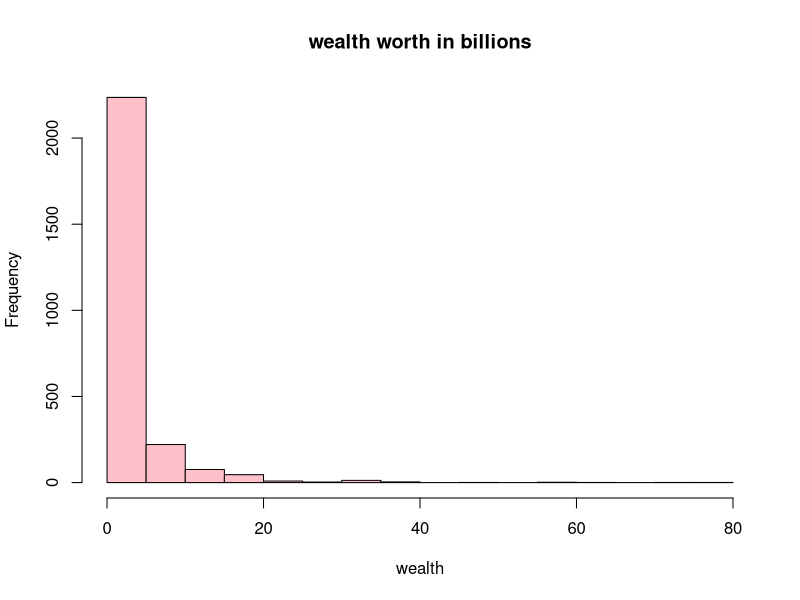
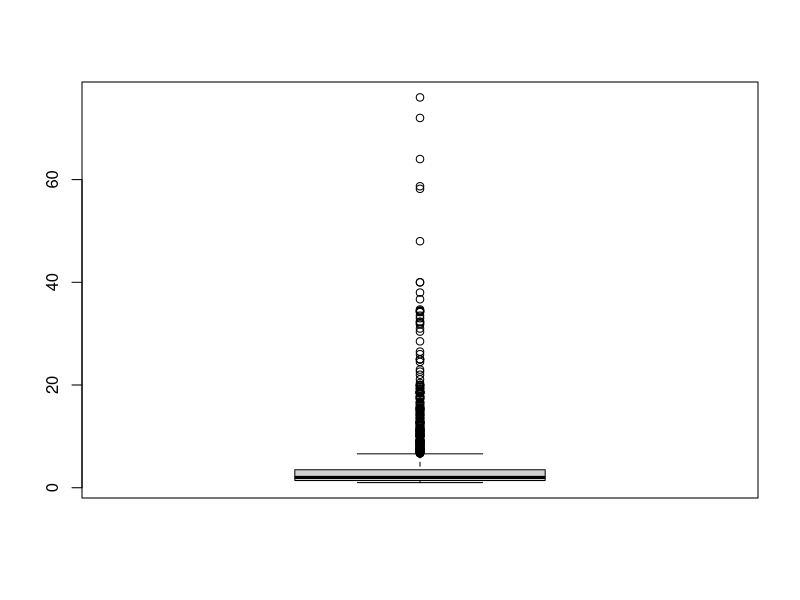
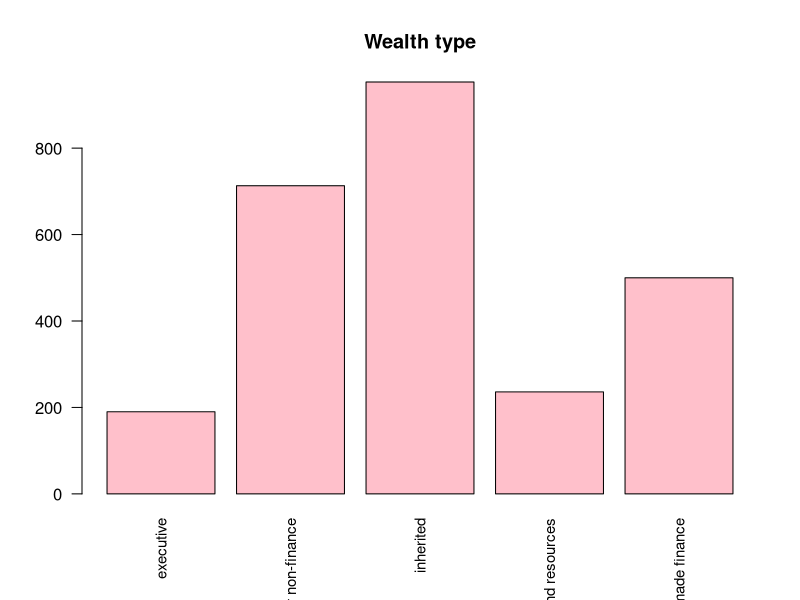
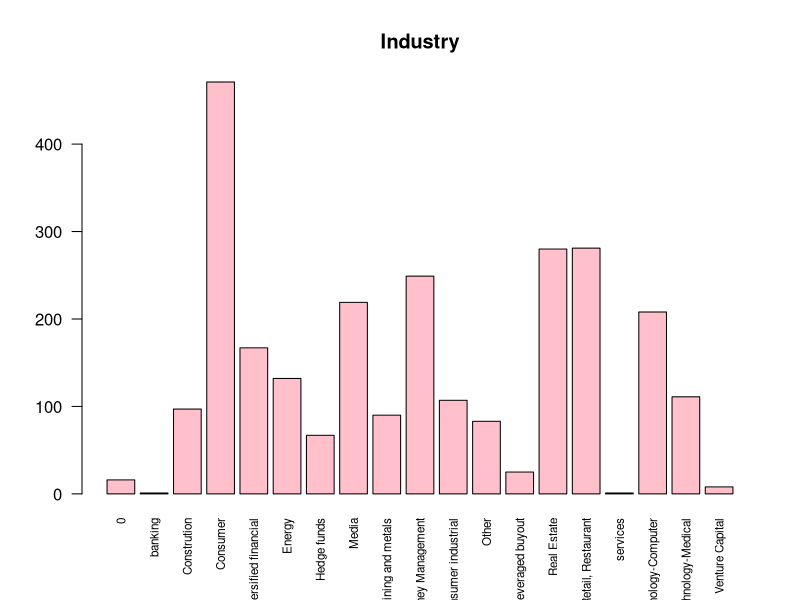
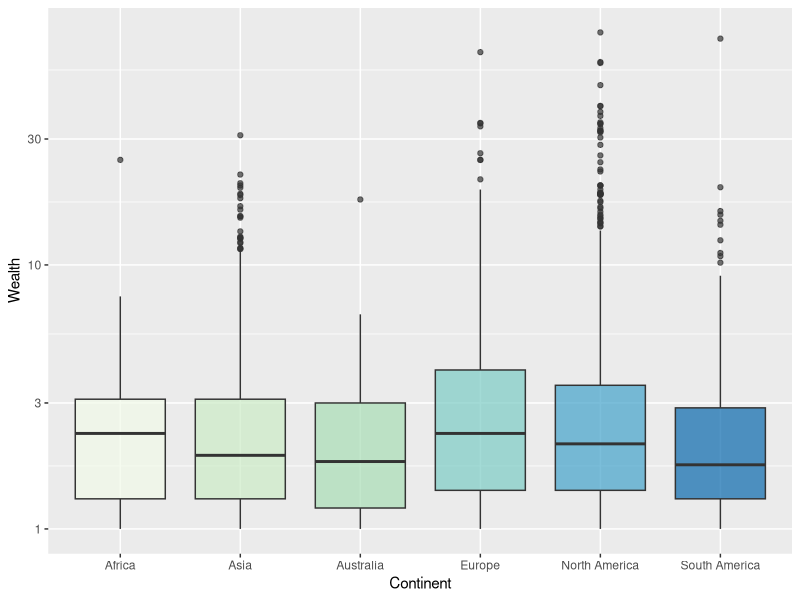
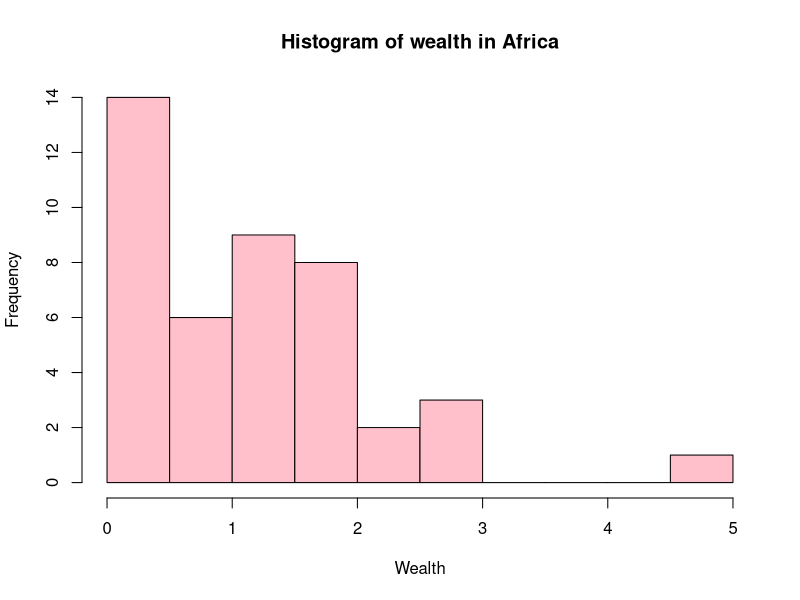
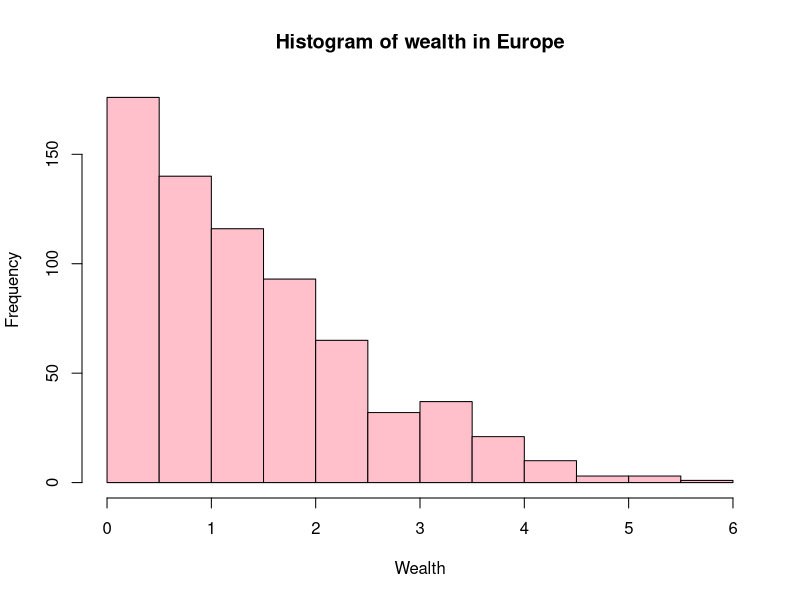
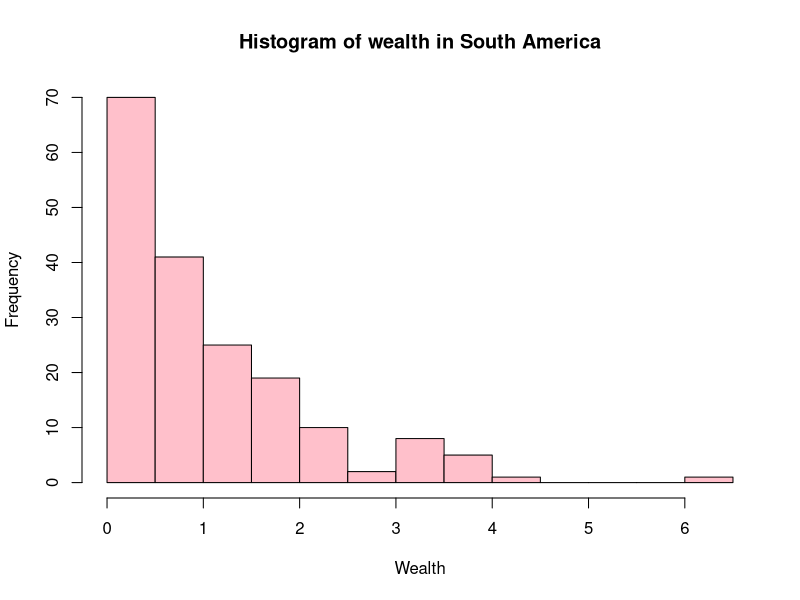

Write R code to recreate these figures, in order.
## ---- chunk 1
knitr::opts_chunk$set(echo = TRUE)
## ---- chunk 2
library("readxl")
library(tidyverse)
library(dplyr)
library(fastDummies)

## ---- chunk 3
# Učitavanje podataka iz excel datoteke
# Promijeniti path u put do datoteke s podacima
bill_data <- read_excel("billionaires.xlsx")
## ---- chunk 4
dim(bill_data) # dimenzije: 2614 redaka i 22 stupaca
names(bill_data) # imena stupaca
view(bill_data)

# klase pojedinih stupaca
sapply(bill_data, class)

# klasa tablice
class(bill_data) 
# zaključak: bill_data podaci su dobro učitani
## ---- chunk 5
# Pomoćna funkcija za izbacivanje stršećih vrijednosti
remove_outliers <- function(data, data_column) {
  quartiles <- quantile(data_column, probs=c(.25, .75), na.rm = FALSE)
  IQR <- IQR(data_column)
  Lower <- quartiles[1] - 1.5*IQR
  Upper <- quartiles[2] + 1.5*IQR 
  
  return(subset(data, data_column >= Lower & data_column <= Upper))
}

cat('\n Dimenzija podataka: ', dim(bill_data))
## ---- chunk 6
for (col_name in names(bill_data)){
  if (sum(is.na(bill_data[,col_name])) > 0){
    cat('Ukupno nedostajućih vrijednosti za varijablu'
        ,col_name, ': ', sum(is.na(bill_data[,col_name])),'\n')
  }
}

## ---- chunk 7

hist(bill_data$`wealth.worth in billions` ,main='wealth worth in billions', xlab='wealth', ylab='Frequency', col="pink")

boxplot(bill_data$`wealth.worth in billions`)
summary(bill_data$`wealth.worth in billions`)

## ---- chunk 8

barplot(table(bill_data$wealth.type),las=2,cex.names=.9,main='Wealth type',col="pink")
barplot(table(bill_data$wealth.how.industry),las=2,cex.names=.7,main='Industry',col="pink")
print('Podjela po spolu: ')
table(bill_data$demographics.gender)

## ---- chunk 9
levels(factor(bill_data$location.region))
## ---- chunk 10
# is.na ce nam vratiti logical vektor koji ima TRUE na mjestima gdje ima NA:
sum(is.na(bill_data$location.region)) 
 

## ---- chunk 11
table(bill_data$location.region)



## ---- chunk 12


bill_data$location.citizenship[bill_data$location.region == "Middle East/North Africa"]

## ---- chunk 13
bill_data_copy = data.frame(bill_data)
tracemem(bill_data)==tracemem(bill_data_copy)
untracemem(bill_data_copy)
untracemem(bill_data_copy)
## ---- chunk 14
# Združimo Europu
for (column_name in c("Europe")){
  bill_data_copy$location.region[bill_data_copy$location.region == column_name] = "Europe";
}

# Združimo Afriku
for (column_name in c("Lebanon","Egypt","Morocco","Algeria")){
  bill_data_copy$location.region[bill_data_copy$location.citizenship == column_name] = "Africa";
}

for (column_name in c("Sub-Saharan Africa")){
  bill_data_copy$location.region[bill_data_copy$location.region == column_name] = "Africa";
}

# združimo Sjevernu Ameriku
for (column_name in c("North America")){
  bill_data_copy$location.region[bill_data_copy$location.region == column_name] = "North America";
}

# Združimo Južnu Ameriku
for (column_name in c("Latin America")){
  bill_data_copy$location.region[bill_data_copy$location.region == column_name] = "South America";
}

# Združimo Aziju
for (column_name in c("East Asia","South Asia")){
  bill_data_copy$location.region[bill_data_copy$location.region == column_name] = "Asia";
}
for (column_name in c("Saudi Arabia","Kuwait","United Arab Emirates","Israel","Turkey","Oman","Bahrain")){
  bill_data_copy$location.region[bill_data_copy$location.citizenship == column_name] = "Asia";
}

#Združimo Australiju
for (column_name in c("Australia")){
  bill_data_copy$location.region[bill_data_copy$location.citizenship == column_name] = "Australia";
}


bill_data_copy

## ---- chunk 15
tbl = table(bill_data_copy$location.region)
print(tbl)

## ---- chunk 16
df <- data.frame(continent=c("Europe", "Asia", "Africa","North America","South America", "Australia"),
                continent_frequency=c(697, 699, 43, 959, 182, 33))
head(df)
## ---- chunk 17

# Barplot
#p<-ggplot(data=df, aes(x=continent, y=continent_frequency), col="pink") +
#  geom_bar(stat="identity")
#p


box_edu <- ggplot(bill_data_copy %>% filter(!location.region=="0"), aes(x=location.region, y= wealth.worth.in.billions, fill=location.region)) +
    geom_boxplot(alpha=0.7, ) + scale_y_log10() +
    theme(legend.position="none") + labs(x="Continent",y="Wealth")+
    scale_fill_brewer(name="Continent",palette="GnBu")
box_edu

## ---- chunk 18

# TODO: zakomentiraj ovu liniju ako ne želimo logaritmirati cijenu

wealth <- log(bill_data_copy$wealth.worth.in.billions, 2)

require(nortest)
lillie.test(wealth)

lillie.test(wealth[bill_data_copy$location.region=='Africa'])
lillie.test(wealth[bill_data_copy$location.region=='Europe'])
lillie.test(wealth[bill_data_copy$location.region=='South America'])
lillie.test(wealth[bill_data_copy$location.region=='North America'])
lillie.test(wealth[bill_data_copy$location.region=='Asia'])
lillie.test(wealth[bill_data_copy$location.region=='Australia'])


hist(wealth[bill_data_copy$location.region=='Africa'], main = "Histogram of wealth in Africa", xlab="Wealth", col= "pink")
hist(wealth[bill_data_copy$location.region=='Europe'], main = "Histogram of wealth in Europe", xlab="Wealth", col= "pink")
hist(wealth[bill_data_copy$location.region=='South America'], main = "Histogram of wealth in South America", xlab="Wealth", col= "pink")
hist(wealth[bill_data_copy$location.region=='North America'], main = "Histogram of wealth in North America", xlab="Wealth", col= "pink")
hist(wealth[bill_data_copy$location.region=='Asia'], main = "Histogram of wealth in Asia", xlab="Wealth", col= "pink")
hist(wealth[bill_data_copy$location.region=='Australia'], main = "Histogram of wealth in Australia", xlab="Wealth", col= "pink")

## ---- chunk 19

# Testiranje homogenosti varijance uzoraka Bartlettovim testom
bill_data_copy2= bill_data_copy%>% filter(!location.region=="0")
wealth2 <- log(bill_data_copy2$wealth.worth.in.billions, 2)
bartlett.test(wealth2 ~ bill_data_copy2$location.region )


var((wealth[bill_data_copy$location.region=='Africa']))
var((wealth[bill_data_copy$location.region=='Asia']))
var((wealth[bill_data_copy$location.region=='Europe']))
var((wealth[bill_data_copy$location.region=='North America']))
var((wealth[bill_data_copy$location.region=='South America']))
var((wealth[bill_data_copy$location.region=='Australia']))

## ---- chunk 20

# Graficki prikaz podataka
boxplot(wealth2 ~ bill_data_copy2$location.region, xlab="Continent", ylab="Wealth", col= "pink")

## ---- chunk 21

mean_all= mean(bill_data_copy2$wealth.worth.in.billions)
mean_all
mean_by_continent <- bill_data_copy2 %>% 
  group_by(location.region) %>% 
  summarize(mean_continent = mean(wealth.worth.in.billions))
mean_by_continent


## ---- chunk 22

# Alternativa ANOVI - Kruskal - Wallis test

kruskal.test(bill_data_copy2$wealth.worth.in.billions ~ bill_data_copy2$location.region)


## ---- chunk 23
inherited = bill_data[bill_data$wealth.how.inherited!="not inherited",]
non_inherited = bill_data[bill_data$wealth.how.inherited=="not inherited",]
## ---- chunk 24
inherited_mean = mean(inherited$`wealth.worth in billions`)
print(inherited_mean)

non_inherited_mean = mean(non_inherited$`wealth.worth in billions`)
print(non_inherited_mean)

## ---- chunk 25
hist(inherited$`wealth.worth in billions`, breaks = 20)
boxplot(inherited$`wealth.worth in billions`)

hist(non_inherited$`wealth.worth in billions`, breaks = 20)
boxplot(non_inherited$`wealth.worth in billions`)
## ---- chunk 26
qqnorm(inherited$`wealth.worth in billions`, pch = 1, frame = FALSE,main='Inherited')
qqline(inherited$`wealth.worth in billions`, col = "blue", lwd = 2)

qqnorm(non_inherited$`wealth.worth in billions`, pch = 1, frame = FALSE,main='Non inherited')
qqline(non_inherited$`wealth.worth in billions`, col = "red", lwd = 2)

## ---- chunk 27
ks.test(inherited$`wealth.worth in billions`, y="pnorm")
ks.test(non_inherited$`wealth.worth in billions`, y="pnorm")
## ---- chunk 28
 
wilcox.test(inherited_mean, non_inherited_mean, alt = "greater")

## ---- chunk 29
exclude_cols = c("name", "company.name", "rank", "location.gdp", "location.country code", "location.citizenship", "wealth.how.from emerging", "wealth.how.was founder", "wealth.how.was political", "company.sector")

bill_data_clean <- bill_data %>% select(-one_of(exclude_cols)) %>% arrange(year)

bill_data_clean[["company.relationship"]] <- tolower(bill_data_clean[["company.relationship"]] )

bill_data_clean <- bill_data_clean %>% filter(demographics.age > 0)
bill_data_clean <- bill_data_clean %>% filter(!location.region == "0")

# inflation rate $1.00 (1996) -> $1.51 (2014), +50.9%
# inflation rate $1.00 (2001) -> $1.34 (2014), +33.7%
bill_data_clean[bill_data_clean$year == "1996", "wealth.worth in billions"] <- bill_data_clean[bill_data_clean$year == "1996", "wealth.worth in billions"] * 1.509
bill_data_clean[bill_data_clean$year == "2001", "wealth.worth in billions"] <- bill_data_clean[bill_data_clean$year == "2001", "wealth.worth in billions"] * 1.337

# Iskoristili smo godinu da ažuriramo cijene (inflacija), sad ju odbacujemo
bill_data_clean <- bill_data_clean %>% select(., -year)

bill_data_clean$company.relationship <- gsub(".*\b(owner)\b.*", "owner", bill_data_clean$company.relationship)
bill_data_clean$company.relationship <- gsub(".*(ceo|chief executive officeor|chief executive officer|chief executive|exectuitve).*", "ceo", bill_data_clean$company.relationship)
bill_data_clean$company.relationship <- gsub(".*(founder).*", "founder", bill_data_clean$company.relationship)
bill_data_clean$company.relationship <- gsub(".*(chair|chari).*", "chairman", bill_data_clean$company.relationship)
bill_data_clean$company.relationship <- gsub(".*(director).*", "director", bill_data_clean$company.relationship)
bill_data_clean$company.relationship <- gsub(".*(head).*", "head", bill_data_clean$company.relationship)
bill_data_clean$company.relationship <- gsub(".*(president).*", "president", bill_data_clean$company.relationship)

bill_data_clean <- bill_data_clean %>% drop_na()

bill_categorical <- bill_data_clean %>% select(where(is_character))
bill_numeric <- bill_data_clean %>% select(where(is.numeric))
bill_categorical_onehot = dummy_cols(bill_categorical, remove_first_dummy = TRUE, remove_selected_columns = TRUE)
bill_categorical_onehot <- bill_categorical_onehot[, colSums(bill_categorical_onehot) > 5]
bill_data_clean <- bind_cols(bill_numeric, bill_categorical_onehot)
## ---- chunk 30
correlation_threshold = 0.9
tmp <- corr_table <- cor(bill_data_clean)
tmp[upper.tri(tmp)] <- 0
diag(tmp) <- 0  # clean diagonal which is always 1
bill_data_clean <- bill_data_clean[, apply(tmp,2,function(x) all(x<= correlation_threshold))]

bill_data_clean <- remove_outliers(bill_data_clean, bill_data_clean$`wealth.worth in billions`)
wealth <- bill_data_clean$`wealth.worth in billions`

## ---- chunk 31
w <- corr_table[, "wealth.worth in billions"]
w <- abs(w)

corr_wealth_vars <- w[order(w, decreasing = TRUE)]
cat("")
corr_wealth_vars[2:6]
## ---- chunk 32
# x setup, y = wealth
normalized<-function(y) {
  x<-y[!is.na(y)]
  x<-(x - min(x)) / (max(x) - min(x))
  y[!is.na(y)]<-x
  return(y)
}

# `wealth.how.industry_Retail, Restaurant` casues fitting issues
exclude_cols = c("wealth.worth in billions", "wealth.how.industry_Retail, Restaurant", "wealth.type_inherited")
x <- bill_data_clean %>% select(-one_of(exclude_cols))
x[, c("company.founded", "demographics.age")] <- apply(x[, c("company.founded", "demographics.age")] , 2 , normalized) # minmax scaling
x <- x[,order(colnames(x))]

## ---- chunk 33
cat("Ukupan broj regresora:", length(colnames(x)), "\n")
p_value_column <- 4
model_all_vars <- lm(wealth ~ . , x)
sa <- summary(model_all_vars)
cat("Postotak varijance objašnjen linearnim modelom", sa$adj.r.squared * 100, "%\n")
coef <- sa$coefficients
coef_sorted <- coef[order(coef[,p_value_column]),]
cat("Prvih 5 regresora sortiranih uzlazno po p vrijednosti:\n")
coef_sorted[1:5,]
## ---- chunk 34

n = 10
filtered_col_names = c()
r_squares = c()
ps = c()
col_names=colnames(x)

for(i in 1:ncol(x)){
  
  col_name=col_names[i]
  model=lm(wealth ~ x[[col_name]]) # napravi lienarni model s jednim regresorom
  summary_model = summary(model)
  
  filtered_col_names <- append(filtered_col_names, col_name)
  r_squares <- append(r_squares, summary_model$r.squared)
  ps <- append(ps,  summary_model$coefficients[,4][2])
}

df_g_squares=data.frame(filtered_col_names, r_squares, ps)
df_top_predictors = df_g_squares[order(df_g_squares$ps), ]
df_top_predictors[1:n, ]
top_n_predictors_one_var_lin <- df_top_predictors[1:n, "filtered_col_names"]
## ---- chunk 35
a <- anova(model_all_vars)
ps_a <- a$`Pr(>F)`
ps_a <- head(ps_a, -1) # anova returns NA for last element

ps_a_ord <- order(ps_a)
sorted_cols <- colnames(x)[order(colnames(x))]
top_predictors_anova <- sorted_cols[ps_a_ord][1:n]

top_predictors = c(top_predictors_anova, top_n_predictors_one_var_lin)
top_predictors <- top_predictors[!duplicated(top_predictors)]

cat("Broj regersora", length(top_predictors))
model_top_preds <- lm(wealth ~ . , x[, top_predictors])
summary(model_top_preds)
## ---- chunk 36
require(nortest)
hist(rstandard(model_top_preds))
qqnorm(rstandard(model_top_preds))
qqline(rstandard(model_top_preds), col = "blue", lwd = 2)
ks.test(rstandard(model_top_preds),'pnorm')
lillie.test(rstandard(model_top_preds))
## ---- chunk 37
non_inherited_2014 <- non_inherited[non_inherited$year == 2014,]
non_inherited_2001 <- non_inherited[non_inherited$year == 2001,]
non_inherited_2014_new = bill_data[FALSE,]
non_inherited_2001_old = bill_data[FALSE,]

# selekcija novonastalih milijardera iz 2014. koji nisu bili na prethodnoj listi iz 2001.
for(i in 1:nrow(non_inherited_2014)) {
  r <- non_inherited_2014[i,]
  if(sum(str_detect(non_inherited_2001$name, r[[1]])) == 0) {
    non_inherited_2014_new <- rbind(non_inherited_2014_new, non_inherited_2014[i,])
  }
}

# selekcija milijardera iz 2001. koji nisu na listi iz 2014.
for(i in 1:nrow(non_inherited_2001)) {
  r <- non_inherited_2001[i,]
  if(sum(str_detect(non_inherited_2014$name, r[[1]])) == 0) {
    non_inherited_2001_old <- rbind(non_inherited_2001_old, non_inherited_2001[i,])
  }
}
## ---- chunk 38

par(mar=c(10,7,1,1))
barplot(sort(table(subset(non_inherited_2014$wealth.how.industry, non_inherited_2014$wealth.how.industry != "0")), decreasing = TRUE),
        main = "Distribucija milijardera po industrijama u 2014.",
        las = 2)
## ---- chunk 39
par(mar=c(10,5,1,1))
barplot(sort(table(subset(non_inherited_2014_new$wealth.how.industry, non_inherited_2014_new$wealth.how.industry != "0")), decreasing = TRUE),
        main = "Distribucija novonastalih milijardera po industrijama u 2014.",
        las = 2)
## ---- chunk 40
par(mar=c(10,5,1,1))
barplot(sort(table(subset(non_inherited_2001_old$wealth.how.industry, non_inherited_2001_old$wealth.how.industry != "0")), decreasing = TRUE),
        main = "Distribucija bivših milijardera po industrijama iz 2001.",
        las = 2)
